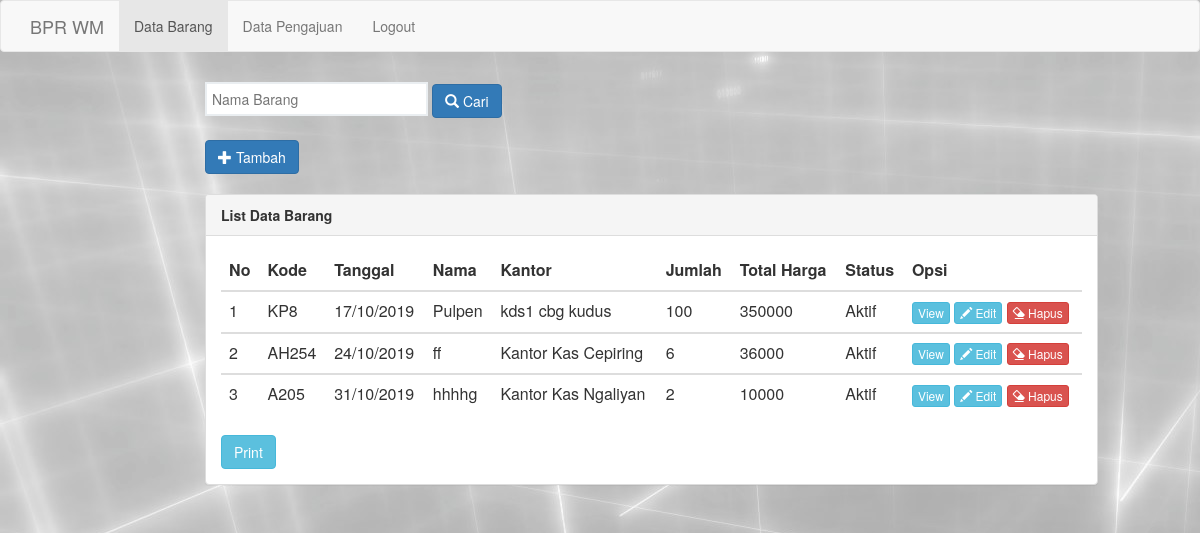
Page /admin/index_data.php on the earlier database version.
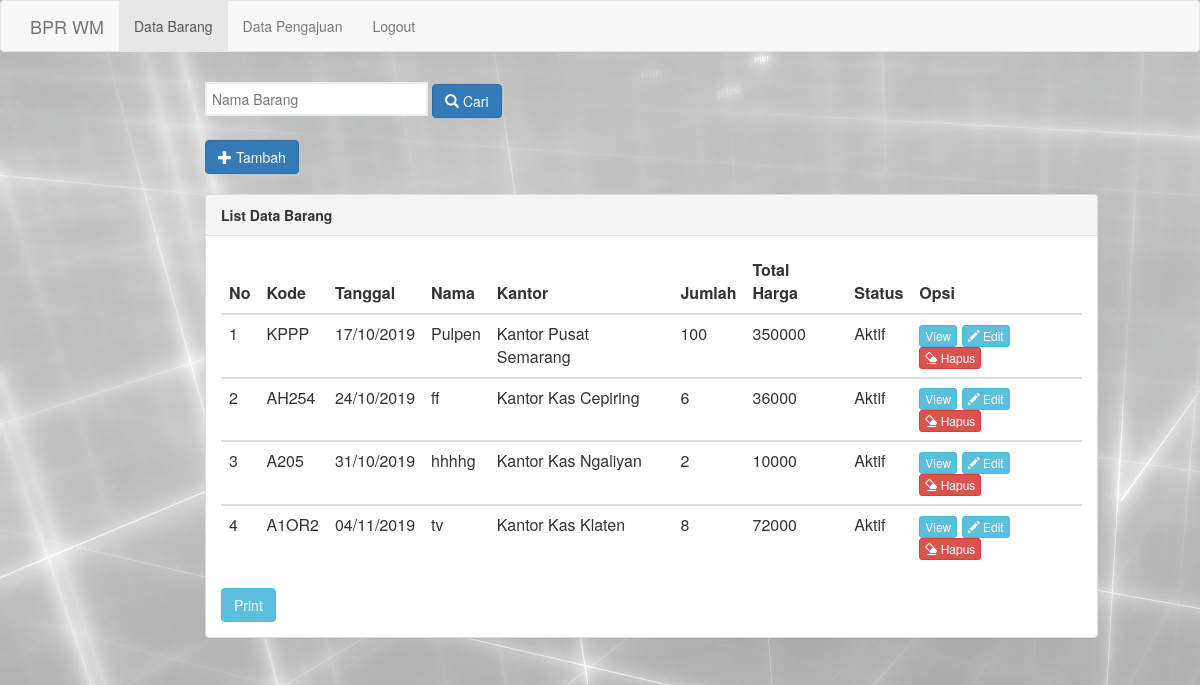
Same page on the later database version.
### tables this page shows
CREATE TABLE `barang` (
  `id_brg` int(5) NOT NULL,
  `kode_brg` varchar(5) NOT NULL,
  `tgl_msk` timestamp NOT NULL DEFAULT CURRENT_TIMESTAMP,
  `nm_brg` varchar(50) NOT NULL,
  `nm_kantor` varchar(100) NOT NULL,
  `jml_brg` int(100) NOT NULL,
  `sat_brg` varchar(100) NOT NULL,
  `tot_hrg` int(100) NOT NULL,
  `hrg_brg` int(10) NOT NULL,
  `status_brg` varchar(10) NOT NULL
);

### admin/index_data.php (the view, shortened to what this page needs)
<html>
<head>
	<link rel="stylesheet" type="text/css" href="assets/css/bootstrap.css">
</head>
<body>
<nav class="navbar navbar-default">
          <div class="container">
            <div class="navbar-header">
              <a class="navbar-brand" href="www.bprwm.co.id">BPR WM</a>
            </div>
            <div class="collapse navbar-collapse" id="bs-example-navbar-collapse-1">
              <ul class="nav navbar-nav">
                <li class="active"><a href="index_data.php">Data Barang <span class="sr-only">(current)</span></a></li>
                <li><a href="index_pengajuan.php">Data Pengajuan</a></li>
                <li><a href="../logout.php">Logout</a></li>
              </ul>
            </div>
          </div>
        </nav>
	<div class="row">
		<div class="container-fuild">
				<div class="col-md-9 col-md-offset-2">
					<form action="proses_search_brg.php" method="get">
					<input type="search" name="cari" placeholder="Nama Barang" >
					<button action="proses_search.php" type="submit" class="btn btn-primary"><i class="glyphicon glyphicon-search" value="Cari"  ></i> Cari</button>
 				</form>
				<a href="tambah.php" class="btn btn-primary"><i class="glyphicon glyphicon-plus"></i> Tambah</a>
				<br>
					<br><div class="panel panel-default">
						<div class="panel-heading">
							<span class="title"><b>List Data Barang</b></span>
						</div>
						<div class="panel-body">
							<table class="table table-stripped">
								<thead>
									<tr>
										<th>No</th>
										<th>Kode</th>
										<th>Tanggal</th>
										<th>Nama </th>
										<th>Kantor</th>
										<th>Jumlah</th>
										<th>Total Harga</th>
										<th>Status</th>
										<th>Opsi</th>
									</tr>
								</thead>
								<?php
									include 'koneksi.php';
									$lihat	= mysqli_query($connect, "SELECT * FROM barang");
									if (mysqli_num_rows($lihat) == 0) {
										echo '<tr><td colspan="6"><center>Data Kosong!!!</center></td></tr>';
									}else{
									$no 	= 1;
									while($data = mysqli_fetch_array($lihat)) {
								?>
								<tbody>
									<tr>
										<td><?php echo $no;?></td>
										<td><?php echo $data['kode_brg']?></td>
										<td><?php echo date("d/m/Y", strtotime($data['tgl_msk']))?></td>
										<td><?php echo $data['nm_brg']?></td>
										<td><?php echo $data['nm_kantor']?></td>
										<td><?php echo $data['jml_brg']?></td>
										<td><?php echo $data['tot_hrg']?></td>
										<td><?php echo $data['status_brg']?></td>
										<td>
											<a href="view_barang.php?id_brg=<?php echo $data['id_brg']?>" class="btn btn-info btn-xs"><i "></i>View </a>
											<a href="edit.php?id_brg=<?php echo $data['id_brg']?>" class="btn btn-info btn-xs"><i class="glyphicon glyphicon-pencil"></i> Edit</a>
											<a href="proses_hapus.php?id_brg=<?php echo $data['id_brg']?>" class="btn btn-danger btn-xs"><i class="glyphicon glyphicon-erase"></i> Hapus</a>
										</td>
									</tr>
								</tbody>
								<?php $no++;}}?>
							</table>
								<button onClick="print_data()" class="btn btn-info">Print</button>
						</div>
					</div>
				</div>
			</div>
		</div>
</body>
</html>

Differences in the rows shown:
changed barang "Pulpen": kode_brg "KP8" → "KPPP"; nm_kantor "kds1 cbg kudus" → "Kantor Pusat Semarang"
added barang: kode_brg "A1OR2", tgl_msk "04/11/2019", nm_brg "tv", nm_kantor "Kantor Kas Klaten", jml_brg "8", tot_hrg "72000", status_brg "Aktif"
